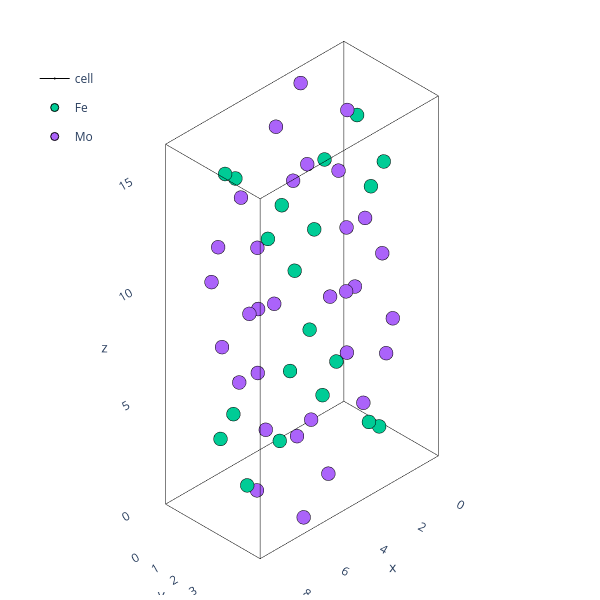

Notebook code cell kept with this figure:
### Code cell
theatoms=binaries_predict['M']['Atoms'].atoms.sample(n=1).iloc[0]
plotting.plotly_atoms(theatoms)

### Figure 1 — Plotly figure (JSON) as saved in the notebook; plotly's stock layout.template omitted (floating-point values rounded to 4 significant figures)
{"data": [{"hoverinfo": "skip", "legendgroup": "cell", "line": {"color": "black", "width": 1}, "marker": {"size": 0.01}, "name": "cell", "showlegend": false, "type": "scatter3d", "x": [0, 9.289], "y": [0, 0], "z": [0, 0]}, {"hoverinfo": "skip", "legendgroup": "cell", "line": {"color": "black", "width": 1}, "marker": {"size": 0.01}, "name": "cell", "showlegend": false, "type": "scatter3d", "x": [0, 0], "y": [0, 4.926], "z": [0, 0]}, {"hoverinfo": "skip", "legendgroup": "cell", "line": {"color": "black", "width": 1}, "marker": {"size": 0.01}, "name": "cell", "showlegend": false, "type": "scatter3d", "x": [0, 0], "y": [0, 0], "z": [0, 16.24]}, {"hoverinfo": "skip", "legendgroup": "cell", "line": {"color": "black", "width": 1}, "marker": {"size": 0.01}, "name": "cell", "showlegend": false, "type": "scatter3d", "x": [9.289, 9.289], "y": [0, 4.926], "z": [0, 0]}, {"hoverinfo": "skip", "legendgroup": "cell", "line": {"color": "black", "width": 1}, "marker": {"size": 0.01}, "name": "cell", "showlegend": false, "type": "scatter3d", "x": [0, 9.289], "y": [4.926, 4.926], "z": [0, 0]}, {"hoverinfo": "skip", "legendgroup": "cell", "line": {"color": "black", "width": 1}, "marker": {"size": 0.01}, "name": "cell", "showlegend": false, "type": "scatter3d", "x": [9.289, 9.289], "y": [4.926, 4.926], "z": [0, 16.24]}, {"hoverinfo": "skip", "legendgroup": "cell", "line": {"color": "black", "width": 1}, "marker": {"size": 0.01}, "name": "cell", "showlegend": false, "type": "scatter3d", "x": [9.289, 9.289], "y": [0, 0], "z": [0, 16.24]}, {"hoverinfo": "skip", "legendgroup": "cell", "line": {"color": "black", "width": 1}, "marker": {"size": 0.01}, "name": "cell", "showlegend": false, "type": "scatter3d", "x": [0, 0], "y": [4.926, 4.926], "z": [0, 16.24]}, {"hoverinfo": "skip", "legendgroup": "cell", "line": {"color": "black", "width": 1}, "marker": {"size": 0.01}, "name": "cell", "showlegend": false, "type": "scatter3d", "x": [0, 9.289], "y": [0, 0], "z": [16.24, 16.24]}, {"hoverinfo": "skip", "legendgroup": "cell", "line": {"color": "black", "width": 1}, "marker": {"size": 0.01}, "name": "cell", "showlegend": false, "type": "scatter3d", "x": [0, 0], "y": [0, 4.926], "z": [16.24, 16.24]}, {"hoverinfo": "skip", "legendgroup": "cell", "line": {"color": "black", "width": 1}, "marker": {"size": 0.01}, "name": "cell", "showlegend": false, "type": "scatter3d", "x": [0, 9.289], "y": [4.926, 4.926], "z": [16.24, 16.24]}, {"hoverinfo": "skip", "legendgroup": "cell", "line": {"color": "black", "width": 1}, "marker": {"size": 0.01}, "name": "cell", "showlegend": true, "type": "scatter3d", "x": [9.289, 9.289], "y": [0, 4.926], "z": [16.24, 16.24]}, {"hovertext": ["Fe0", "Fe1", "Fe2", "Fe3", "Fe4", "Fe5", "Fe6", "Fe7", "Fe8", "Fe9", "Fe10", "Fe11", "Fe12", "Fe13", "Fe14", "Fe15", "Fe16", "Fe17", "Fe18", "Fe19"], "marker": {"line": {"color": "black", "width": 1}}, "mode": "markers", "name": "Fe", "type": "scatter3d", "x": [3.024, 1.621, 7.668, 6.266, 1.039, 3.606, 1.039, 5.683, 8.251, 5.683, 8.251, 3.606, 0.5509, 4.094, 5.196, 8.739, 2.783, 1.862, 7.428, 6.506], "y": [1.231, 3.694, 1.231, 3.694, 0.02364, 2.487, 2.439, 0.02364, 4.902, 2.439, 2.487, 4.902, 1.231, 3.694, 1.231, 3.694, 1.231, 3.694, 1.231, 3.694], "z": [5.365, 13.49, 2.756, 10.88, 11.45, 3.328, 11.45, 12.91, 4.793, 12.91, 4.793, 3.328, 13.82, 5.695, 10.55, 2.427, 9.771, 1.65, 14.59, 6.471]}, {"hovertext": ["Mo0", "Mo1", "Mo2", "Mo3", "Mo4", "Mo5", "Mo6", "Mo7", "Mo8", "Mo9", "Mo10", "Mo11", "Mo12", "Mo13", "Mo14", "Mo15", "Mo16", "Mo17", "Mo18", "Mo19", "Mo20", "Mo21", "Mo22", "Mo23", "Mo24", "Mo25", "Mo26", "Mo27", "Mo28", "Mo29", "Mo30", "Mo31"], "marker": {"line": {"color": "black", "width": 1}}, "mode": "markers", "name": "Mo", "type": "scatter3d", "x": [0.6633, 3.981, 5.308, 8.626, 7.588, 6.347, 2.943, 1.702, 2.369, 2.276, 2.369, 7.014, 6.921, 7.014, 6.921, 2.276, 4.87, 9.065, 0.2248, 4.42, 5.726, 8.208, 1.081, 3.563, 0.1338, 4.511, 4.778, 9.156, 7.792, 6.142, 3.147, 1.497], "y": [1.231, 3.694, 1.231, 3.694, 1.231, 3.694, 1.231, 3.694, 4.911, 2.448, 2.478, 4.911, 0.01527, 2.478, 2.448, 0.01527, 1.231, 3.694, 1.231, 3.694, 1.231, 3.694, 1.231, 3.694, 1.231, 3.694, 1.231, 3.694, 1.231, 3.694, 1.231, 3.694], "z": [6.131, 14.25, 1.99, 10.11, 6.857, 14.98, 1.264, 9.385, 7.39, 15.51, 7.39, 0.7309, 8.852, 0.7309, 8.852, 15.51, 7.455, 15.58, 0.6659, 8.787, 4.762, 12.88, 3.359, 11.48, 8.962, 0.8414, 15.4, 7.28, 11.47, 3.349, 12.89, 4.772]}], "layout": {"height": 600, "legend": {"x": 0.05, "xanchor": "left", "y": 0.9, "yanchor": "top"}, "margin": {"b": 5, "l": 5, "r": 0.5, "t": 5}, "scene": {"aspectmode": "data", "camera": {"projection": {"type": "orthographic"}}, "xaxis": {"range": [-0.9289, 10.22], "showbackground": false, "showgrid": false}, "yaxis": {"range": [-0.4926, 5.418], "showbackground": false, "showgrid": false}, "zaxis": {"range": [-1.624, 17.87], "showbackground": false, "showgrid": false}}, "width": 600}}
